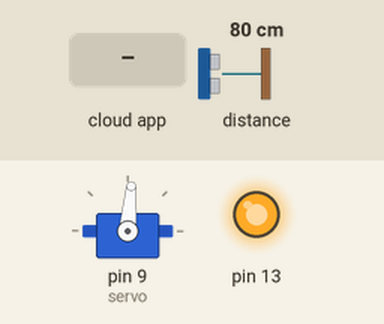
This sketch was run on a simulated Arduino Uno, built with avr-gcc and run on an emulated ATmega328P. Parts: servo, output pins drawn as LEDs (lit = HIGH). Inputs (shaded band) come from the test bench; at power-on: distance to the obstacle 80 cm. The ROS host is connected and sends only what is stated.

Above: at 1.2 s.
1.3 s: the phone or cloud app sets servo1 to 0
At 2.5 s:
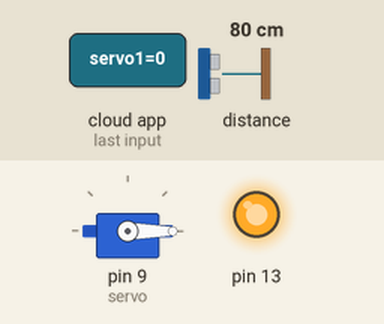
Timing chart, 0 to 4.3 s (numbered marks = the images above; inputs shaded):
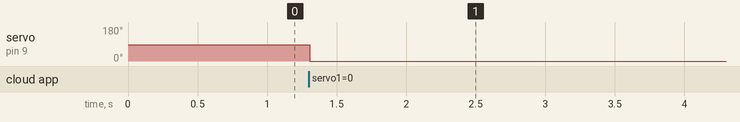

Measured:
- after the input at 1.3 s, servo on pin 9 (servo): 85° → 0° at once

The sketch:

ServoControl1.ino
```cpp
#if (ARDUNIO >= 100)
  #include <Arduino.h>
#endif

#include <Servo.h>
#include <ros.h>
#include <std_msgs/UInt16.h>
#include <Wire.h>
#include <LIDARLite.h>

LIDARLite myLidarLite;

ros::NodeHandle  nh;

Servo servo;

std_msgs::UInt16 Distance;
//std_msgs::UInt16 Servo_pwm;

void servo_cb( const std_msgs::UInt16& cmd_msg){
  servo.writeMicroseconds(cmd_msg.data);
//  Servo_pwm.data = cmd_msg.data;
}

ros::Subscriber<std_msgs::UInt16> sub("servo1", servo_cb);
ros::Publisher lidar("lidar1", &Distance);
//ros::Publisher servo_fb("servo_fb", &Servo_pwm);

void setup(){
  pinMode(13, OUTPUT);
  digitalWrite(13,HIGH);

  nh.initNode();
  nh.subscribe(sub);
  nh.advertise(lidar);
  //nh.advertise(servo_fb);

  servo.attach(9);                //attach it to pin 9
  Serial.begin(115200);           // Required for baud rate to sync properly
  myLidarLite.begin(0, true);     // Set configuration to default and I2C to 400 kHz
  myLidarLite.configure(0);       // Change this number to try out alternate configurations
  servo.writeMicroseconds(1418);  //Set the initial servo angular position to the middle.
}

void loop(){
  Distance.data = myLidarLite.distance();
  lidar.publish( &Distance );
//  servo_fb.publish(&Servo_pwm);
  nh.spinOnce();
  //delay(1);
//  Serial.println(Distance.data);
}
```
